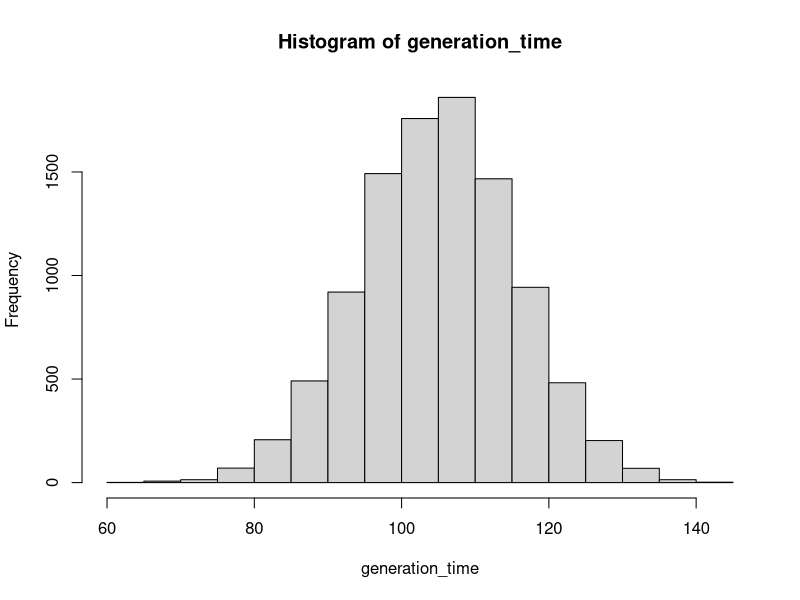
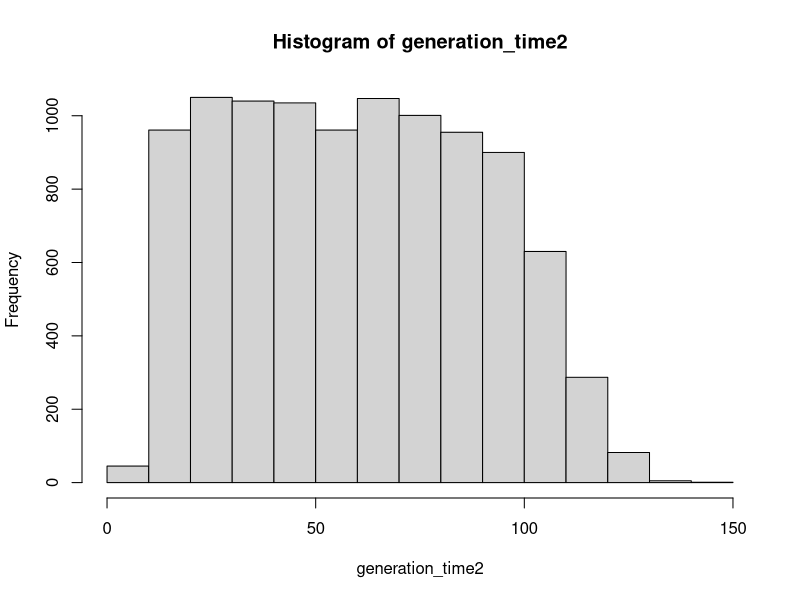

The R source for these figures, in order:
## ---- chunk 1
sim <- 10000
latent <- rnorm(n=sim,mean=100,sd=10)
inf <- rnorm(n=sim,mean=10,sd=1)
generation_time <- numeric(sim)
for(i in 1:sim){
  generation_time[i] <- runif(1,min=latent[i],max=latent[i]+inf[i])
}

hist(generation_time)
mean(generation_time)
var(generation_time)
## ---- chunk 2
sim <- 10000
latent2 <- rnorm(n=sim,mean=10,sd=1)
inf2 <- rnorm(n=sim,mean=100,sd=10)
generation_time2 <- numeric(sim)
for(i in 1:sim){
  generation_time2[i] <- runif(1,min=latent2[i],max=latent2[i]+inf2[i])
}

hist(generation_time2)
mean(generation_time2)
var(generation_time2)
